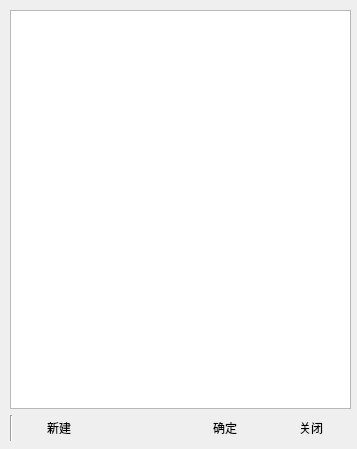
<?xml version="1.0" encoding="UTF-8"?>
<ui version="4.0">
 <class>SelectSoundWindow</class>
 <widget class="QWidget" name="SelectSoundWindow">
  <property name="geometry">
   <rect>
    <x>0</x>
    <y>0</y>
    <width>357</width>
    <height>449</height>
   </rect>
  </property>
  <property name="windowTitle">
   <string>选择声音资源</string>
  </property>
  <property name="windowIcon">
   <iconset resource="orion2.qrc">
    <normaloff>:/images/unique32.png</normaloff>:/images/unique32.png</iconset>
  </property>
  <widget class="QWidget" name="layoutWidget">
   <property name="geometry">
    <rect>
     <x>10</x>
     <y>10</y>
     <width>341</width>
     <height>431</height>
    </rect>
   </property>
   <layout class="QVBoxLayout" name="verticalLayout">
    <item>
     <widget class="SoundTreeWidget" name="treeWidget">
      <attribute name="headerVisible">
       <bool>false</bool>
      </attribute>
      <column>
       <property name="text">
        <string notr="true">1</string>
       </property>
      </column>
     </widget>
    </item>
    <item>
     <layout class="QHBoxLayout" name="horizontalLayout_2">
      <item>
       <widget class="Line" name="line">
        <property name="orientation">
         <enum>Qt::Vertical</enum>
        </property>
       </widget>
      </item>
      <item>
       <widget class="QPushButton" name="addpushButton">
        <property name="text">
         <string>新建</string>
        </property>
        <property name="icon">
         <iconset resource="orion2.qrc">
          <normaloff>:/images/add.png</normaloff>:/images/add.png</iconset>
        </property>
        <property name="iconSize">
         <size>
          <width>32</width>
          <height>32</height>
         </size>
        </property>
        <property name="flat">
         <bool>true</bool>
        </property>
       </widget>
      </item>
      <item>
       <spacer name="horizontalSpacer_2">
        <property name="orientation">
         <enum>Qt::Horizontal</enum>
        </property>
        <property name="sizeHint" stdset="0">
         <size>
          <width>40</width>
          <height>20</height>
         </size>
        </property>
       </spacer>
      </item>
      <item>
       <widget class="QPushButton" name="savepushButton">
        <property name="text">
         <string>确定</string>
        </property>
        <property name="icon">
         <iconset resource="orion2.qrc">
          <normaloff>:/images/ok.png</normaloff>:/images/ok.png</iconset>
        </property>
        <property name="iconSize">
         <size>
          <width>32</width>
          <height>32</height>
         </size>
        </property>
        <property name="flat">
         <bool>true</bool>
        </property>
       </widget>
      </item>
      <item>
       <widget class="QPushButton" name="cancelpushButton">
        <property name="text">
         <string>关闭</string>
        </property>
        <property name="icon">
         <iconset resource="orion2.qrc">
          <normaloff>:/images/cancel.png</normaloff>:/images/cancel.png</iconset>
        </property>
        <property name="iconSize">
         <size>
          <width>32</width>
          <height>32</height>
         </size>
        </property>
        <property name="flat">
         <bool>true</bool>
        </property>
       </widget>
      </item>
     </layout>
    </item>
   </layout>
  </widget>
 </widget>
 <customwidgets>
  <customwidget>
   <class>SoundTreeWidget</class>
   <extends>QTreeWidget</extends>
   <header>soundtreewidget.h</header>
  </customwidget>
 </customwidgets>
 <resources>
  <include location="orion2.qrc"/>
 </resources>
 <connections/>
</ui>
